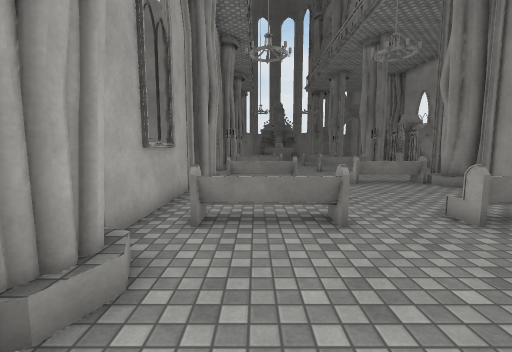
[1] (above)

24 first-person views from a walk through a 3-D level made in the Unity game engine. The camera is 1.5 m above the floor, tilts 6° down and sees 90° across. The floor is counted in squares, 1 m on a side. Each view is taken from the middle of a square. On the plan, view 1 faces up. The plan holds only what a view shows up to about 13 squares ahead; the rest is blank. The place goes on beyond the plan. Surface patterns are stand-ins for the level's own textures.

[2]
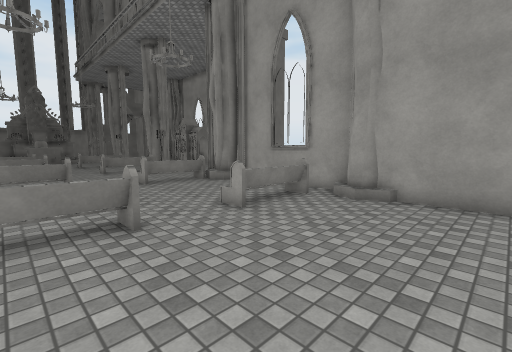

[3]
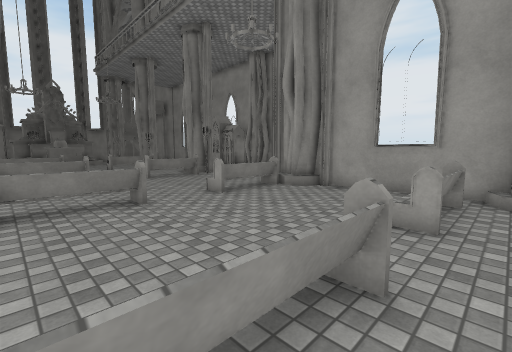

[4]
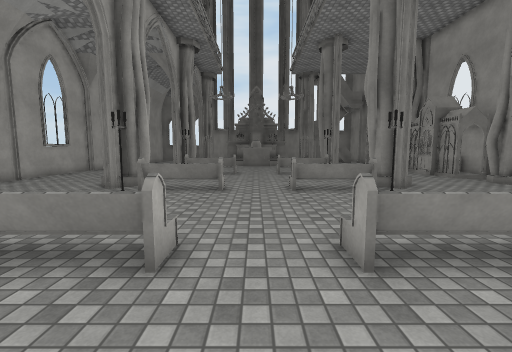

[5]
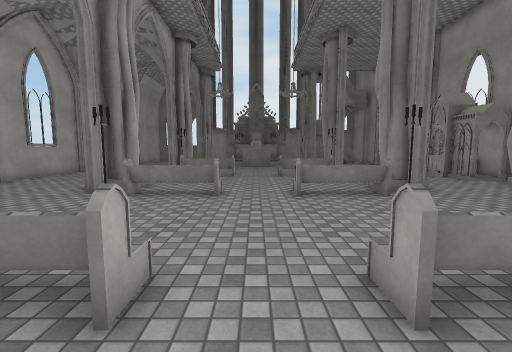

[6]
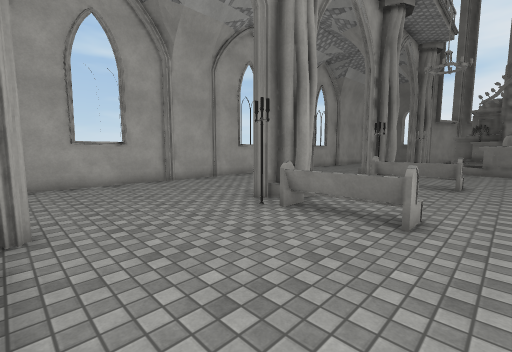

[7]
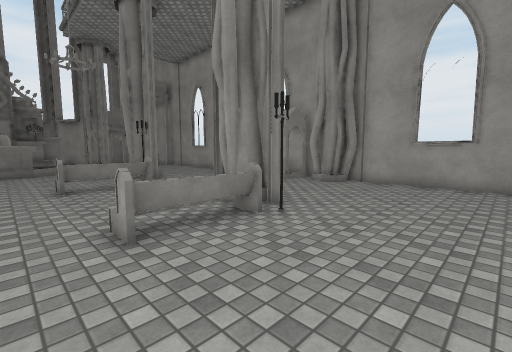

[8]
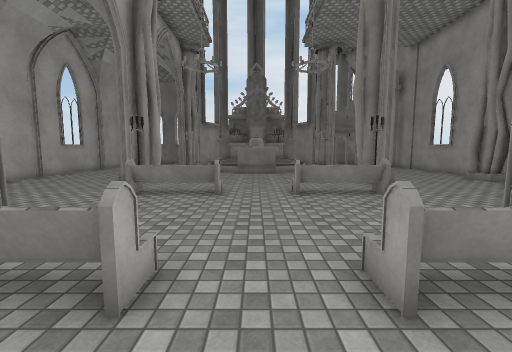

[9]
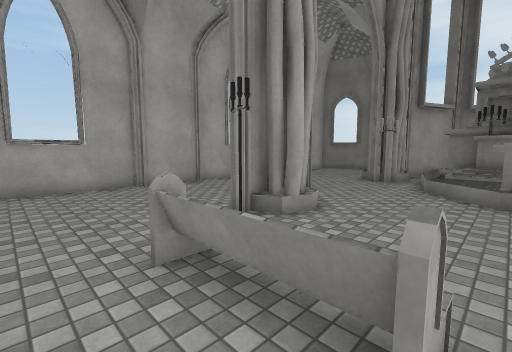

[10]
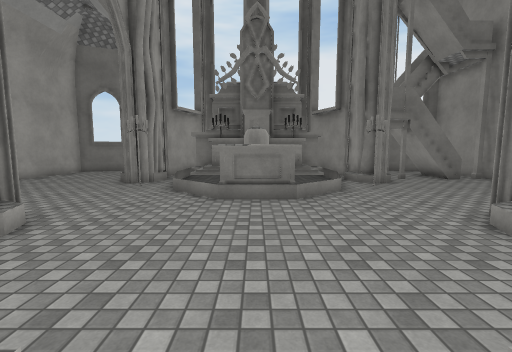

[11]
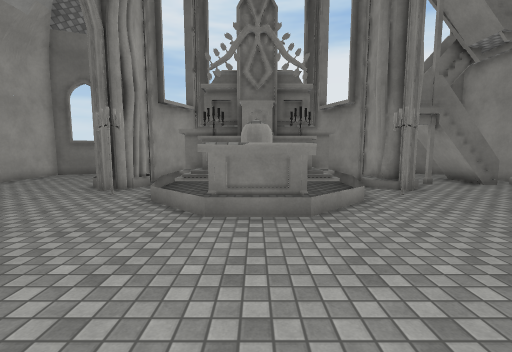

[12]
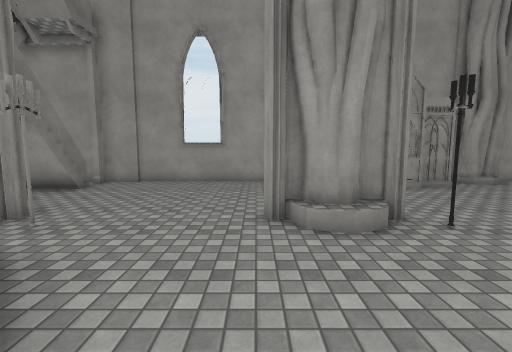

[13]
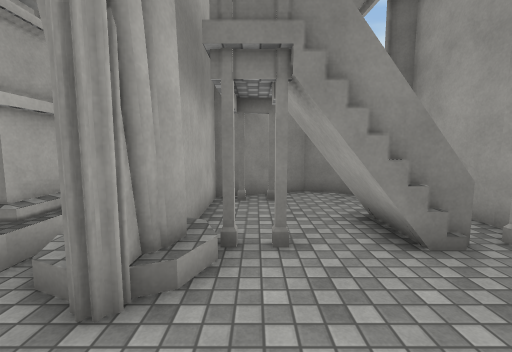

[14]
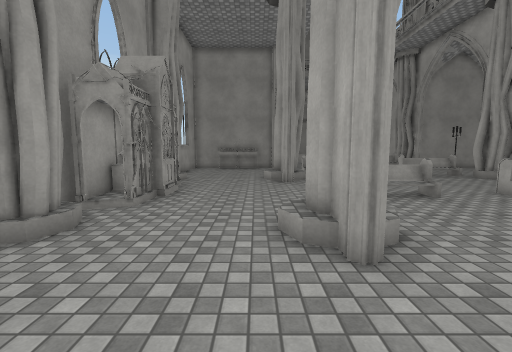

[15]
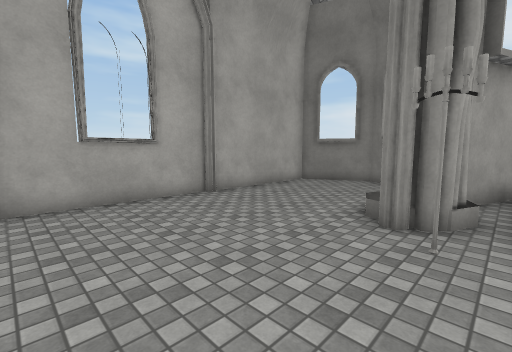

[16]
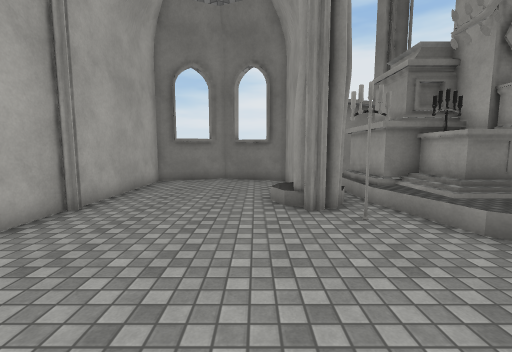

[17]
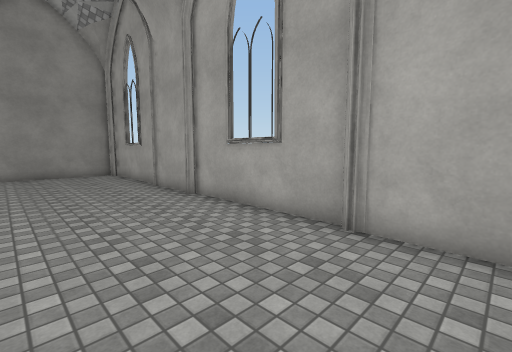

[18]
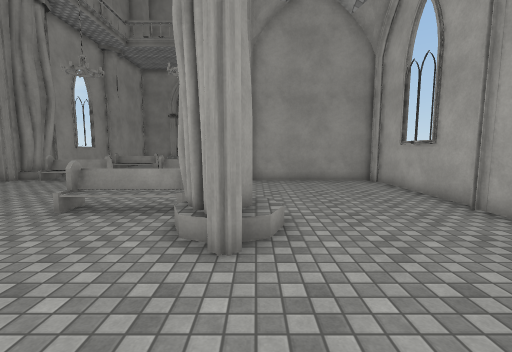

[19]
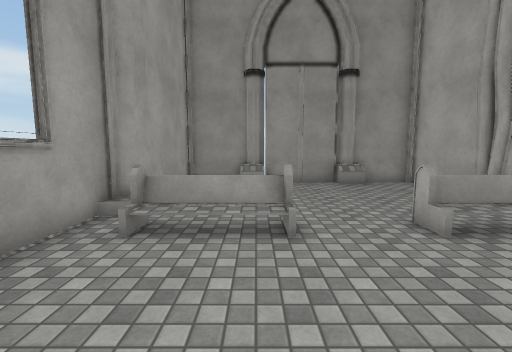

[20]
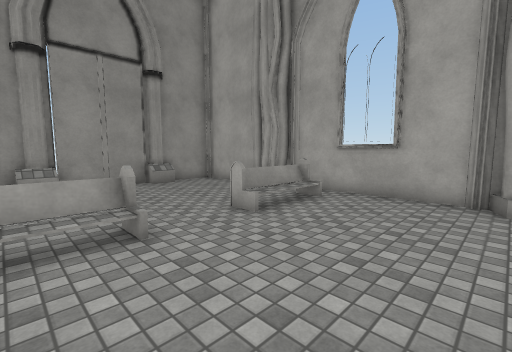

[21]
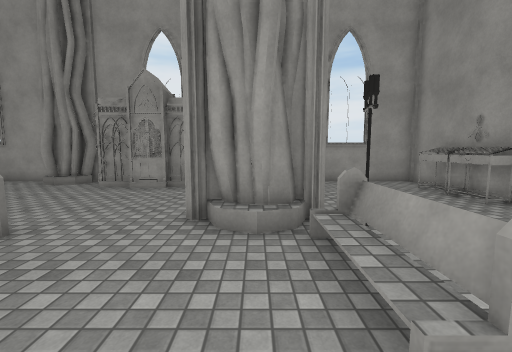

[22]
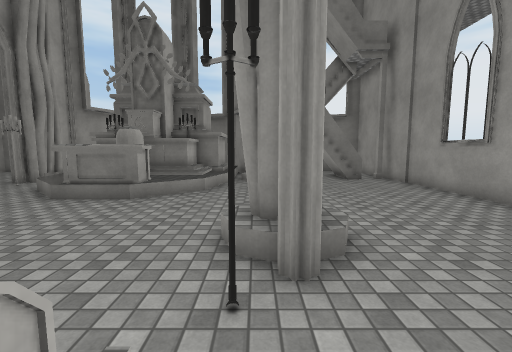

[23]
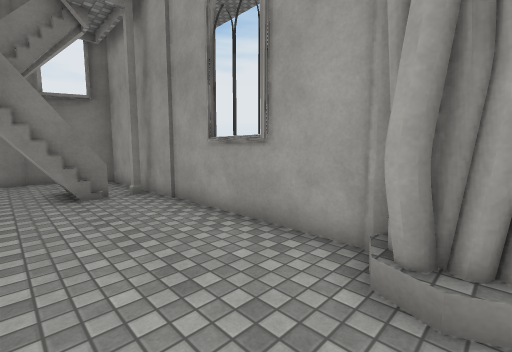

[24]
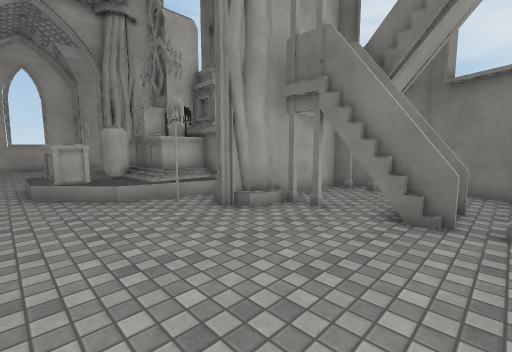

### Floor plan
Key: @ floor where view 1 was taken; # wall or solid block; x gap in a wall; . main floor; : floor 0.25 m higher than the main floor; / step, stairs or slope; = window, fence, low wall or low ledge; ^ raised ledge; O other object.
Columns run from 9 left of view 1 to 15 right of it. Each row starts with its distance up from view 1.
 41  #####             ####
 40 ##...##           ##..###
 39 #.....####        ##....#
 38 #.....##.#        #.##=.#
 37 #.....##.#        #.###.#
 36 #.....##.##   #####x###:#
 35 #.....##..#   #.###.....#
 34 #.....##..^^##^.........#
 33 #...........O....#......#
 32 #..........  #..........#
 31 #..........###..........#
 30 #.......................#
 29 #.......................#
 28 #.....##.........##....##
 27 #.....##.........##....##
 26 #.....##.........##.....#
 25 #.....................###
 24 #.......////..///.....##
 23 #.......===/..===.....#
 22 #.....................##
 21 #.....................##
 20 #.....##.........##....#
 19 #.....##.........##....##
 18 #.....##////..///##....##
 17 #......#===/..===#......#
 16 #.......................#
 15 #.......................#
 14 #.......................#
 13 #..................####.#
 12 ########.........########
 11       ##===...===##
 10       ##.........##
  9       #...........#
  8       #...........#
  7       ##..........#
  6       ##..........#
  5       #.===...===.#
  4       #..........##
  3       ##.........#
  2        #.........#
  1        #.........#
  0        #.@.......#
 -1        #..#...#=.#
 -2        ###########

Positions as (right, up) in squares from view 1, and headings:
1: (0, 0), facing up
2: (0, 0), facing up-right
3: (-1, 4), facing up-right
4: (3, 8), facing up
5: (3, 9), facing up
6: (3, 12), facing up-left
7: (3, 13), facing up-right
8: (3, 15), facing up
9: (2, 22), facing up-left
10: (3, 23), facing up
11: (3, 25), facing up
12: (3, 29), facing right
13: (10, 32), facing up
14: (10, 32), facing down
15: (-1, 29), facing up-left
16: (-4, 28), facing up
17: (-4, 28), facing down-left
18: (-3, 24), facing down
19: (5, 10), facing down
20: (6, 10), facing down-left
21: (3, 19), facing right
22: (8, 23), facing up
23: (11, 27), facing up-right
24: (14, 30), facing up-left
